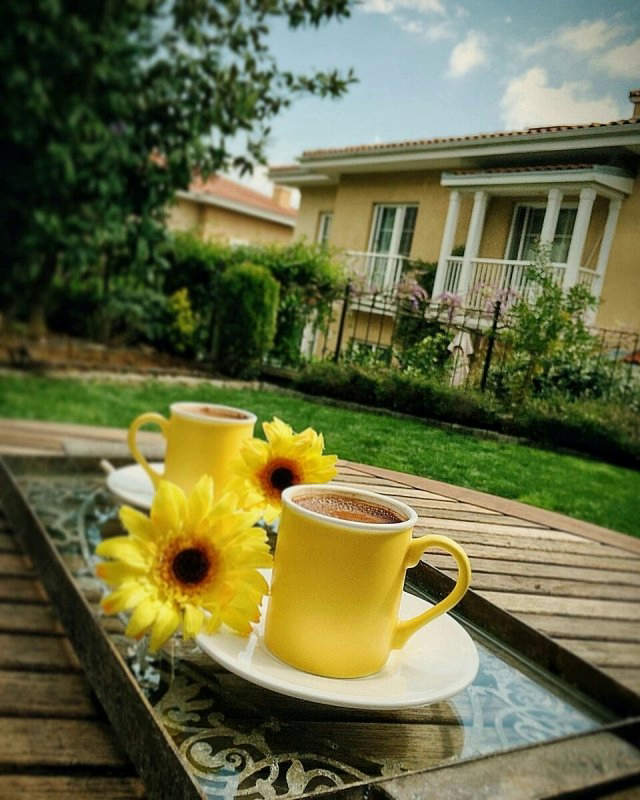
#> input picture frame 0 of video.avi, 640 x 800 px
$ python test.py
#> lines starting #> are read from the running program, lines starting #| are printed output that depends on the picture
import cv2
import random


def get_color():
    colors = [
        ['#ccd5ae', '#fefae0'],
        ['#ffafcc', '#a2d2ff'],
        ['#bc6c25', '#bc6c25'],
        ['#264653', '#e9c46a'],
        ['#023047', '#219ebc'],
        ['#8338ec', '#3a86ff'],
        ['#fcbf49', '#f77f00'],
        ['#f1faee', '#a8dadc'],
        ['#f6bd60', '#f7ede2'],
        ['#ef233c', '#8d99ae'],
        ['#ffb4a2', '#ffcdb2'],
        ['#9b5de5', '#00bbf9'],
        ['#023e8a', '#0077b6'],
        ['#a3b18a', '#588157'],
        ['#d6ccc2', '#f5ebe0'],
        ['#bb3e03', '#ca6702']
    ]
    cn = random.randint(0, len(colors) - 1)
    color = []

    c1 = colors[cn][0].lstrip('#')
    color.append(tuple(int(c1[i:i + 2], 16) for i in (0, 2, 4)))

    c2 = colors[cn][1].lstrip('#')
    color.append(tuple(int(c2[i:i + 2], 16) for i in (0, 2, 4)))

    return color


def split_text(text, all_text):
    if len(text) > 28:
        a = text.find(' ')
        if a > 27 or a < 1:
            print('1 -', text[:27])
            all_text.append(text[:27])
            split_text(text[27:], all_text)
        else:
            b = text[:27].rfind(' ')
            print('2 -', text[:b])
            all_text.append(text[:b+1])
            split_text(text[b+1:], all_text)
        text = text.splitlines()
    else:
        all_text.append(text)


def main():
    all_text = []
    text = """Доброе утро! Пусть оно начнется с радости и улыбки, с вдохновения и удачи, с больших амбиций и высоких стремлений. Желаю огромного заряда бодрости, энергии и позитива на весь день!"""
    split_text(text, all_text)
    cap = cv2.VideoCapture('video.avi')
    frame_array = []
    for i in all_text:
        print(i)
    for text in all_text:
        color = get_color()
        for i in range(len(text) + 1):
            # print((text[:i]))
            # Capture frames in the video
            ret, frame = cap.read()

            # describe the type of font
            # to be used.
            font = cv2.FONT_HERSHEY_COMPLEX

            # Use putText() method for
            # inserting text on video
            cv2.rectangle(frame, (10, 20), (480, 60), color[1], -1)
            cv2.putText(frame,
                        text[:i],
                        (10, 50),
                        font, 0.8,

                        color[0],
                        2,
                        cv2.LINE_4)

            # Display the resulting frame
            cv2.imshow('video', frame)
            cv2.waitKey(60)
            i = i + 1
            frame_array.append(frame)
            # creating 'q' as the quit
            # button for the video
            if cv2.waitKey(1) & 0xFF == ord('q'):
                break
#> this loop made 8 passes
#> (cn in get_color, c1 in get_color, c2 in get_color, color) on pass 2: (13, 'a3b18a', '588157', [(163, 177, 138), (88, 129, 87)])
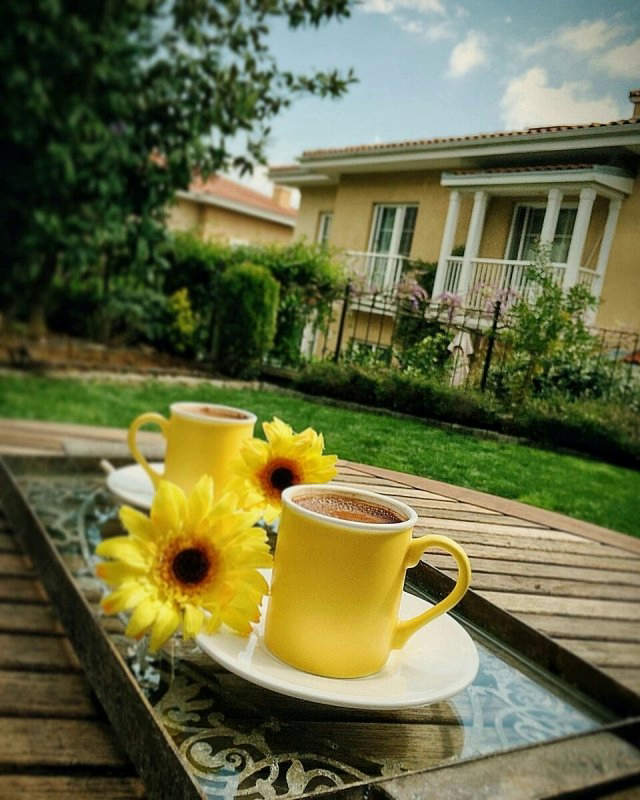
#> input picture frame 0 of video.avi, 640 x 800 px
#> pass 1, in main, `cv2.imshow('video', frame)`:
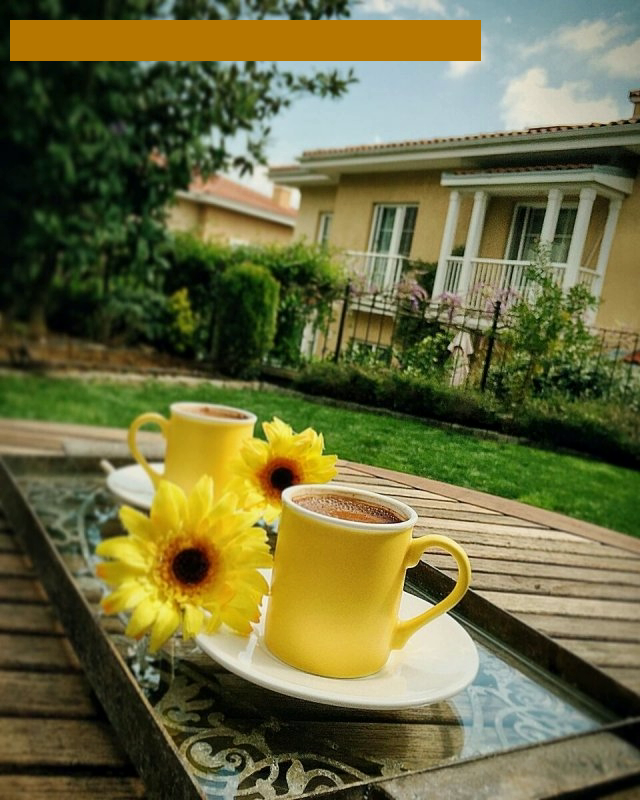
#> window 'video': shape (800, 640, 3); mean B, G, R 63.8, 107.6, 108.2
    out = cv2.VideoWriter('./test.avi', cv2.VideoWriter_fourcc(*'XVID'), 10, (480, 854))
    for i in range(len(frame_array)):
        # writing to a image array
        out.write(frame_array[i])

    # release the cap object
    cap.release()
    # close all windows
    cv2.destroyAllWindows()


if __name__ == "__main__":
    main()
